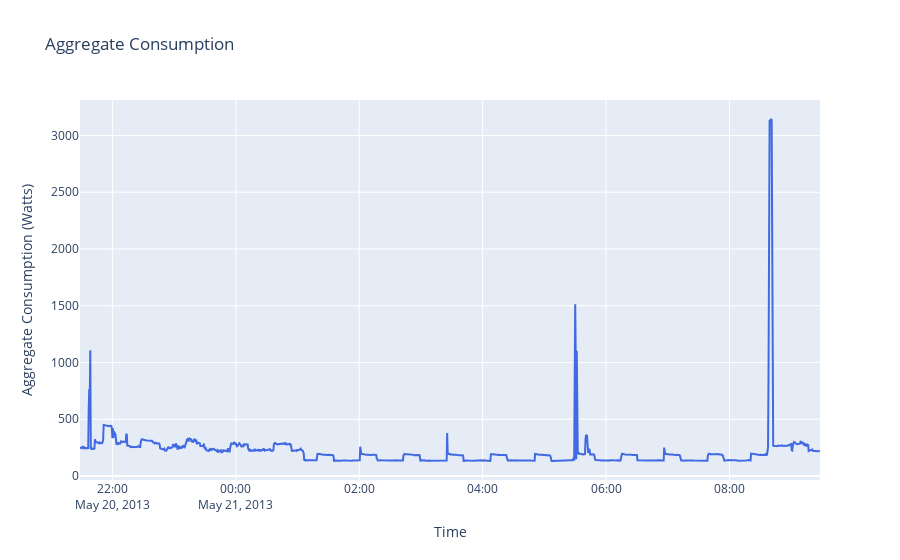
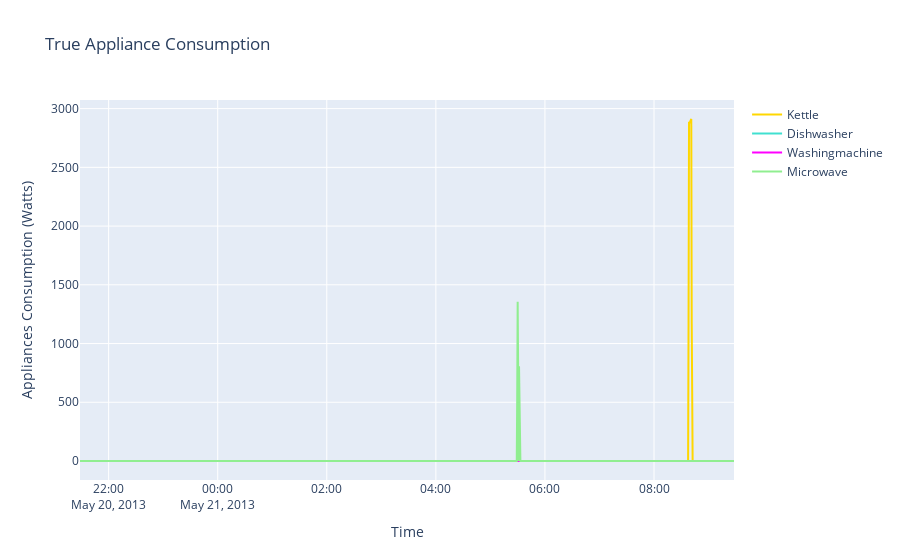
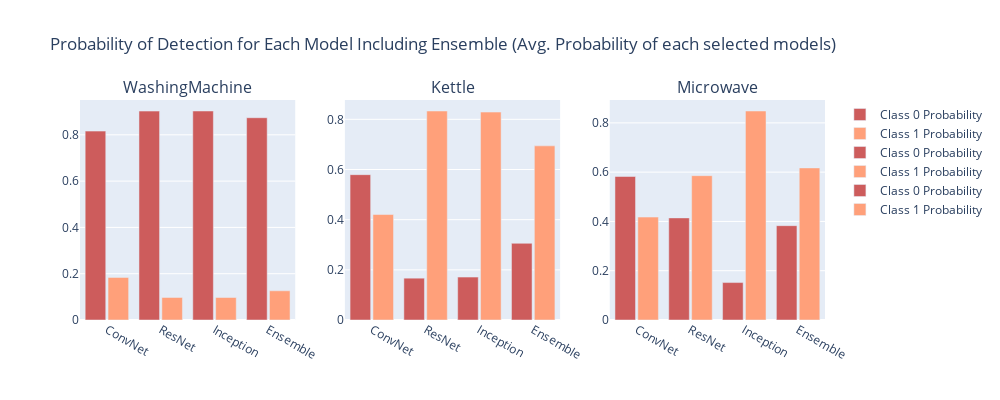

The notebook cell saved with these charts, in order:
### Code cell
# Input parameters from streamlit
ts_name    = 'UKDALE_House2_2013-05'
frequency  = '30 seconds'
length     = '12 hours'
appliances = ['WashingMachine', 'Kettle', 'Microwave']
models     = ['ConvNet', 'ResNet', 'Inception']


df, window_size = get_time_series_data(ts_name, frequency=frequency, length=length)
max_win = len(df) // window_size
k=0


pred_dict_all = pred_one_window(k, df, window_size, ts_name, appliances, frequency, models)
plot_one_window(k,  df, window_size, appliances, pred_dict_all)

### Figure 1 — Plotly figure (JSON) as saved in the notebook; plotly's stock layout.template omitted (floating-point values rounded to 4 significant figures; data arrays with more than 128 entries replaced by an {"elided": "..."} marker saying what was removed)
{"data": [{"line": {"color": "royalblue"}, "mode": "lines", "name": "Aggregate", "type": "scatter", "x": {"elided": "1440 str values"}, "y": {"elided": "1440 float values"}}], "layout": {"title": {"text": "Aggregate Consumption"}, "xaxis": {"title": {"text": "Time"}}, "yaxis": {"title": {"text": "Aggregate Consumption (Watts)"}}}}

### Figure 2 — Plotly figure (JSON) as saved in the notebook; plotly's stock layout.template omitted (floating-point values rounded to 4 significant figures; data arrays with more than 128 entries replaced by an {"elided": "..."} marker saying what was removed)
{"data": [{"line": {"color": "gold"}, "mode": "lines", "name": "Kettle", "type": "scatter", "x": {"elided": "1440 str values"}, "y": {"elided": "1440 float values"}}, {"line": {"color": "turquoise"}, "mode": "lines", "name": "Dishwasher", "type": "scatter", "x": {"elided": "1440 str values"}, "y": {"elided": "1440 int values"}}, {"line": {"color": "magenta"}, "mode": "lines", "name": "Washingmachine", "type": "scatter", "x": {"elided": "1440 str values"}, "y": {"elided": "1440 int values"}}, {"line": {"color": "lightgreen"}, "mode": "lines", "name": "Microwave", "type": "scatter", "x": {"elided": "1440 str values"}, "y": {"elided": "1440 float values"}}], "layout": {"title": {"text": "True Appliance Consumption"}, "xaxis": {"title": {"text": "Time"}}, "yaxis": {"title": {"text": "Appliances Consumption (Watts)"}}}}

### Figure 3 — Plotly figure (JSON) as saved in the notebook; plotly's stock layout.template omitted (floating-point values rounded to 4 significant figures)
{"data": [{"marker": {"color": "indianred"}, "name": "Class 0 Probability", "type": "bar", "x": ["ConvNet", "ResNet", "Inception", "Ensemble"], "xaxis": "x", "y": [0.816, 0.9025, 0.9029, 0.8738], "yaxis": "y"}, {"marker": {"color": "lightsalmon"}, "name": "Class 1 Probability", "type": "bar", "x": ["ConvNet", "ResNet", "Inception", "Ensemble"], "xaxis": "x", "y": [0.184, 0.09748, 0.09713, 0.1262], "yaxis": "y"}, {"marker": {"color": "indianred"}, "name": "Class 0 Probability", "type": "bar", "x": ["ConvNet", "ResNet", "Inception", "Ensemble"], "xaxis": "x2", "y": [0.5795, 0.1667, 0.1711, 0.3058], "yaxis": "y2"}, {"marker": {"color": "lightsalmon"}, "name": "Class 1 Probability", "type": "bar", "x": ["ConvNet", "ResNet", "Inception", "Ensemble"], "xaxis": "x2", "y": [0.4205, 0.8333, 0.8289, 0.6942], "yaxis": "y2"}, {"marker": {"color": "indianred"}, "name": "Class 0 Probability", "type": "bar", "x": ["ConvNet", "ResNet", "Inception", "Ensemble"], "xaxis": "x3", "y": [0.5824, 0.4143, 0.1519, 0.3828], "yaxis": "y3"}, {"marker": {"color": "lightsalmon"}, "name": "Class 1 Probability", "type": "bar", "x": ["ConvNet", "ResNet", "Inception", "Ensemble"], "xaxis": "x3", "y": [0.4176, 0.5857, 0.8481, 0.6172], "yaxis": "y3"}], "layout": {"annotations": [{"font": {"size": 16}, "showarrow": false, "text": "WashingMachine", "x": 0.1444, "xanchor": "center", "xref": "paper", "y": 1, "yanchor": "bottom", "yref": "paper"}, {"font": {"size": 16}, "showarrow": false, "text": "Kettle", "x": 0.5, "xanchor": "center", "xref": "paper", "y": 1, "yanchor": "bottom", "yref": "paper"}, {"font": {"size": 16}, "showarrow": false, "text": "Microwave", "x": 0.8556, "xanchor": "center", "xref": "paper", "y": 1, "yanchor": "bottom", "yref": "paper"}], "bargap": 0.15, "bargroupgap": 0.1, "barmode": "group", "height": 400, "title": {"text": "Probability of Detection for Each Model Including Ensemble (Avg. Probability of each selected models)"}, "width": 1000, "xaxis": {"anchor": "y", "domain": [0, 0.2889]}, "xaxis2": {"anchor": "y2", "domain": [0.3556, 0.6444]}, "xaxis3": {"anchor": "y3", "domain": [0.7111, 1]}, "yaxis": {"anchor": "x", "domain": [0, 1]}, "yaxis2": {"anchor": "x2", "domain": [0, 1]}, "yaxis3": {"anchor": "x3", "domain": [0, 1]}}}
